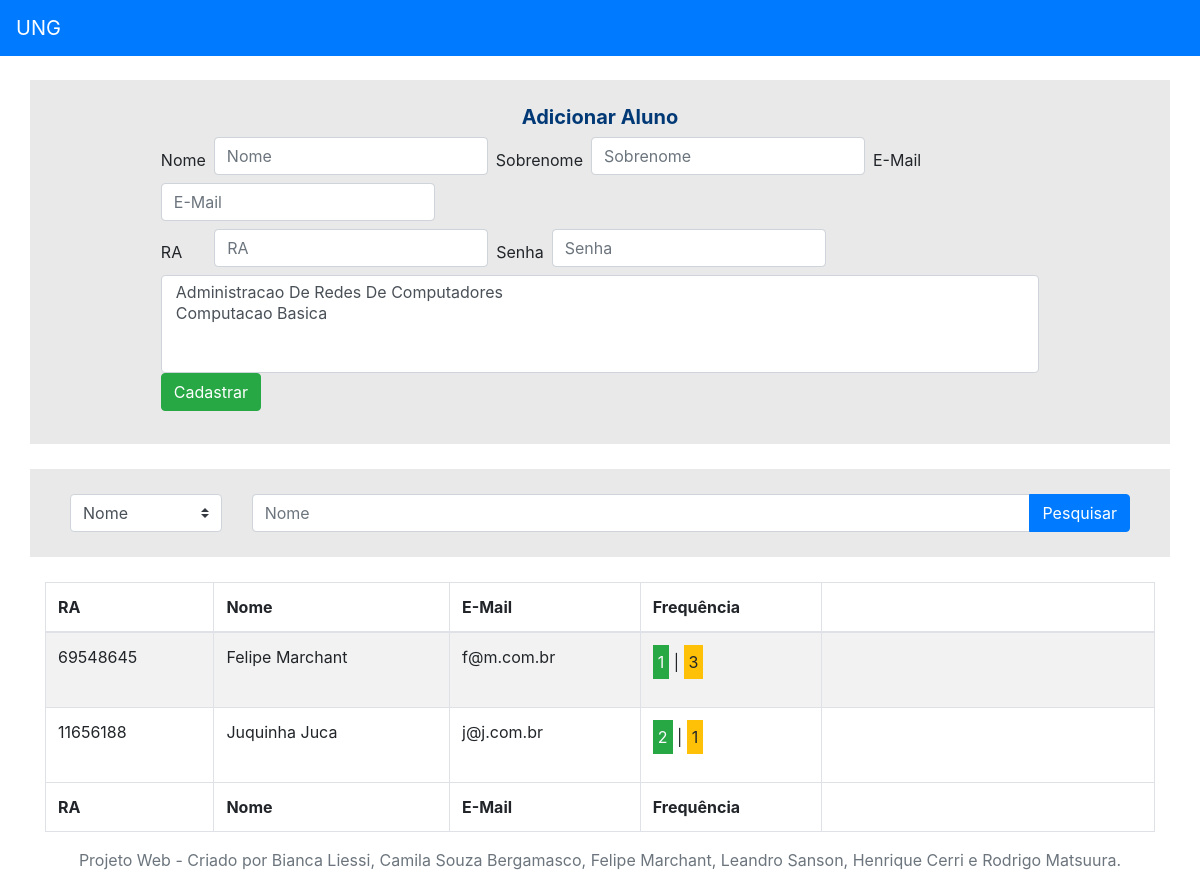
The page /admin/aluno.php (signed in) on the database its author committed.
### tables this page shows
CREATE TABLE `usuarios` (
  `usu_id` int(11) NOT NULL,
  `usu_usu_id` int(11) NOT NULL,
  `usu_ra` int(8) NOT NULL,
  `usu_email` varchar(30) NOT NULL,
  `usu_senha` varchar(40) NOT NULL,
  `usu_nivel` int(1) NOT NULL
);

CREATE TABLE `alunos` (
  `alu_id` int(11) NOT NULL,
  `alu_nome` varchar(20) NOT NULL,
  `alu_sobrenome` varchar(20) NOT NULL,
  `alu_ativo` tinyint(1) NOT NULL
);

### app/core/DB.php (called while the page is built)
<?php
class DB
{
  private static $dbName  = "ung_portal";
  private static $usuario = "root";
  private static $senha   = "";
  private static $conexao = null;
  public static function getConexao()
  {
    if(self::$conexao == null){
      try{
        self::$conexao = new PDO("mysql:host=localhost;dbname=".self::$dbName, self::$usuario, self::$senha);
      }catch(PDOException $erro){
        die("Houve um erro. Volte mais tarde");
      }
    }
    self::$conexao->setAttribute(PDO::ATTR_ERRMODE, PDO::ERRMODE_EXCEPTION);
    return self::$conexao;
  }
}

### app/dao/MateriaRepository.php (called while the page is built, shortened)
<?php
class MateriaRepository extends DAO
{
	private $fetch_type = PDO::FETCH_OBJ;
	public function getCollection($fields = array(), $noProf = false)
	{
		if(empty($fields)){
			$fields = '*';
		}else{
			$fields = implode(", ", $fields);
		}
		$sql =  "SELECT DISTINCT $fields FROM materias";
		if($noProf === 2){
			$sql .=" WHERE pro_id IS NOT NULL ORDER BY mat_nome;";
		}else if($noProf){
			$sql .=" WHERE pro_id IS NULL ORDER BY mat_nome;";
		}
		$sth = $this->conn->prepare($sql);
		$sth->execute();
		$result = $sth->fetchAll($this->fetch_type);
		return $result;
	}
}

### app/dao/DAO.php (called while the page is built, shortened)
<?php
class DAO
{
	public function __construct()
	{
		$this->conn = DB::getConexao();
	}
}

### app/dao/AlunoRepository.php (called while the page is built, shortened)
<?php
class AlunoRepository extends DAO
{
	private $fetch_type = PDO::FETCH_OBJ;
	public function getCollection($fields = array(), $criteria = null, $desativados = false)
	{
		$nivelUsu = Usuario::Aluno;
		$sql  = "SELECT * FROM usuarios ";
		$sql .= "INNER JOIN alunos ON usuarios.usu_usu_id = alunos.alu_id ";
		$sql .= "WHERE usuarios.usu_nivel = $nivelUsu ";
		$sql .= " ;";
		$sth = $this->conn->prepare($sql);
		$sth->execute();
		$result = $sth->fetchAll($this->fetch_type);
		return $result;
	}
	public function getPresencas($id,$matId = 0)
	{
		$materiaSQL = ";";
		$sql  = "SELECT COUNT(*) FROM frequencias ";
		$sql .= "INNER JOIN alunos ON alunos.alu_id = frequencias.alu_id ";
		$sql .= "WHERE fre_presenca = 1 AND alunos.alu_id = $id";
		$sql .= $materiaSQL;
		$cCount = $this->conn->query($sql)->fetchColumn();
		return $cCount;
	}
	public function getFaltas($id,$matId = 0)
	{
		$materiaSQL = ";";
		$sql  = "SELECT COUNT(*) FROM frequencias ";
		$sql .= "INNER JOIN alunos ON alunos.alu_id = frequencias.alu_id ";
		$sql .= "WHERE fre_presenca = 0 AND alunos.alu_id = $id";
		$sql .= $materiaSQL;
		$cCount = $this->conn->query($sql)->fetchColumn();
		return $cCount;
	}
}

### admin/aluno.php (the view, shortened to what this page needs)
<?php
$alunoRepo = new AlunoRepository();
$alunoRepos = $alunoRepo->getCollection();
$noProf = 2;
$materia = new MateriaRepository();
$materiaList = $materia->getCollection(
	[
		'mat_id',
		'mat_nome'
	],$noProf
);
?>
<!DOCTYPE html>
<html lang="pt-br">
<head>
	<link rel="stylesheet" href="../lib/skin/css/bootstrap.min.css">
	<link rel="stylesheet" href="skin/css/admin.css">
</head>
<body id="admin_aluno">
	<?php require 'templates/header.php' ?>
	<br>
	<div class="container">
		<div class="row">
			<div class="col-sm-12 col-addUser-all">
				<div id="alunoForm_add_all">
					<h1 class="lead text-title text-center">Adicionar Aluno</h1>
					<form class="" id="formAluno_add" method="POST" action="">
						<div class="col-sm-10 offset-sm-1 form-inline">
							<label class="mr-2" for="nome">Nome</label>
							<div class="input-group mb-2 mr-sm-2">
								<input type="text" name="nome" class="form-control"  placeholder="Nome" required>
							</div>
							<label class="mr-2" for="sobrenome">Sobrenome</label>
							<div class="input-group mb-2 mr-sm-2">
								<input type="text" name="sobrenome" class="form-control"  placeholder="Sobrenome" required>
							</div>
							<label class="mr-2" for="email">E-Mail</label>
							<div class="input-group mb-2 mr-sm-2">
								<input type="email" name="email" class="form-control"  placeholder="E-Mail" required>
							</div>
						</div>
						<div class="col-sm-10 offset-sm-1 form-inline">
							<label class="mr-2" for="nome" style="padding-right: 24px;">RA</label>
							<div class="input-group mb-2 mr-sm-2">
								<input type="number" max="99999999" name="ra" class="form-control"  placeholder="RA" required>
							</div>
							<label class="mr-2" for="sobrenome">Senha</label>
							<div class="input-group mb-2 mr-sm-1">
								<input type="password" name="senha" class="form-control"  placeholder="Senha" required>
							</div>
							<select multiple  required class="custom-select" name="materia">
									<?php foreach ($materiaList as $materia): ?>
										<option value="<?php echo $materia->mat_id; ?>"><?php echo $materia->mat_nome; ?></option>
									<?php endforeach;?>
								</select>
							<input type="submit" class="btn btn-success mb-2 mr-sm-1" value="Cadastrar" />
						</div>
					</form>
				</div>
			</div>
		</div>
		<div class="row col-searchUser-all">
			<div class="col-sm-2">
				<div class="input-group">
					<select id="formSearch_select" required class="custom-select">
						<option value="nome" selected>Nome</option>
					</select>
				</div>
			</div>
			<div class="col-sm-10">
				<div class="input-group">
					<input id="formSearch_searchInput" type="text" placeholder="Nome" class="form-control" required>
					<div class="input-group-append">
						<button class="btn btn-primary" id="formSearch_submit" type="button">Pesquisar</button>
					</div>
				</div>
			</div>
		</div>
		<div class="row">
			<div class="col-sm dataTable-all">
				<div class="data-table table-responsive">
					<table id="dataTable_table" class="table table-striped table-bordered table-fixed">
						<thead>
							<tr>
								<th>RA</th>
								<th>Nome</th>
								<th>E-Mail</th>
								<th>Frequência</th>
								<th></th>
							</tr>
						</thead>
						<tbody id="dataTable_tbody">
							<?php foreach ($alunoRepos as $aluno): ?>
								<?php
								$presencas = $alunoRepo->getPresencas($aluno->alu_id);
								$faltas    = $alunoRepo->getFaltas($aluno->alu_id);
								?>
								<tr>
									<td><?php echo $aluno->usu_ra; ?></td>
									<td><?php echo $aluno->alu_nome." ".$aluno->alu_sobrenome; ?></td>
									<td><?php echo $aluno->usu_email; ?></td>
									<td class="frequencia"><p class="frequencia bg-success text-light"><?php echo $presencas; ?></p> | <p class="falta bg-warning"><?php echo $faltas;?></p></td>
									<td><div class="action"><button onclick="editAluno(<?php echo  $aluno->alu_id; ?>)"class="btn btn-primary btn-small">Editar</button> |
										<?php if($aluno->alu_ativo == 0):?>
											<button ativo="<?php echo $aluno->alu_ativo; ?>" id="<?php echo $aluno->alu_id ?>" onclick="deleteAluno(<?php echo $aluno->alu_id; ?>,<?php echo $aluno->alu_ativo; ?>)" class="btn btn-success btn-small">Ativar</button></div></td>
											<?php else:?>
												</div></td>
											<?php endif;?>
										</tr>
									<?php endforeach; ?>
								</tbody>
								<tfoot>
									<tr>
										<th>RA</th>
										<th>Nome</th>
										<th>E-Mail</th>
										<th>Frequência</th>
										<th></th>
									</tr>
								</tfoot>
							</table>
						</div>
					</div>
				</div>
			</div>
			<?php require 'templates/footer.php' ?>
		</body>
		</html>

### admin/templates/header.php (shortened to what this page needs)
<nav class="navbar navbar-expand-lg navbar-dark bg-primary">
	<a class="navbar-brand" href="index.php">UNG</a>
</nav>

### admin/templates/footer.php
<footer class="footer">
	<div class="container">
		<div class="text-muted text-center">Projeto Web - Criado por Bianca Liessi, Camila Souza Bergamasco, Felipe Marchant, Leandro Sanson, Henrique Cerri e Rodrigo Matsuura.</div>
	</div>
</footer>

### admin/skin/css/admin.css (style rules this page uses)
.col-addUser-all, .col-searchUser-all { background-color: #e9e9e9; padding:25px; margin-bottom:25px; }
.col-addUser-all .text-title { font-weight: bold; color: #003975; }
.dataTable-all p.frequencia { display: inline-block !important; padding: 5px; }
.dataTable-all p.falta { display: inline-block !important; padding: 5px; }

### rows shown on the page
usuarios: usu_ra "69548645", alunos.alu_nome "Felipe", alunos.alu_sobrenome "Marchant", usu_email "f@m.com.br", alunos.alu_id "1", faltas "3"
usuarios: usu_ra "11656188", alunos.alu_nome "Juquinha", alunos.alu_sobrenome "Juca", usu_email "j@j.com.br", alunos.alu_id "2", faltas "1"
